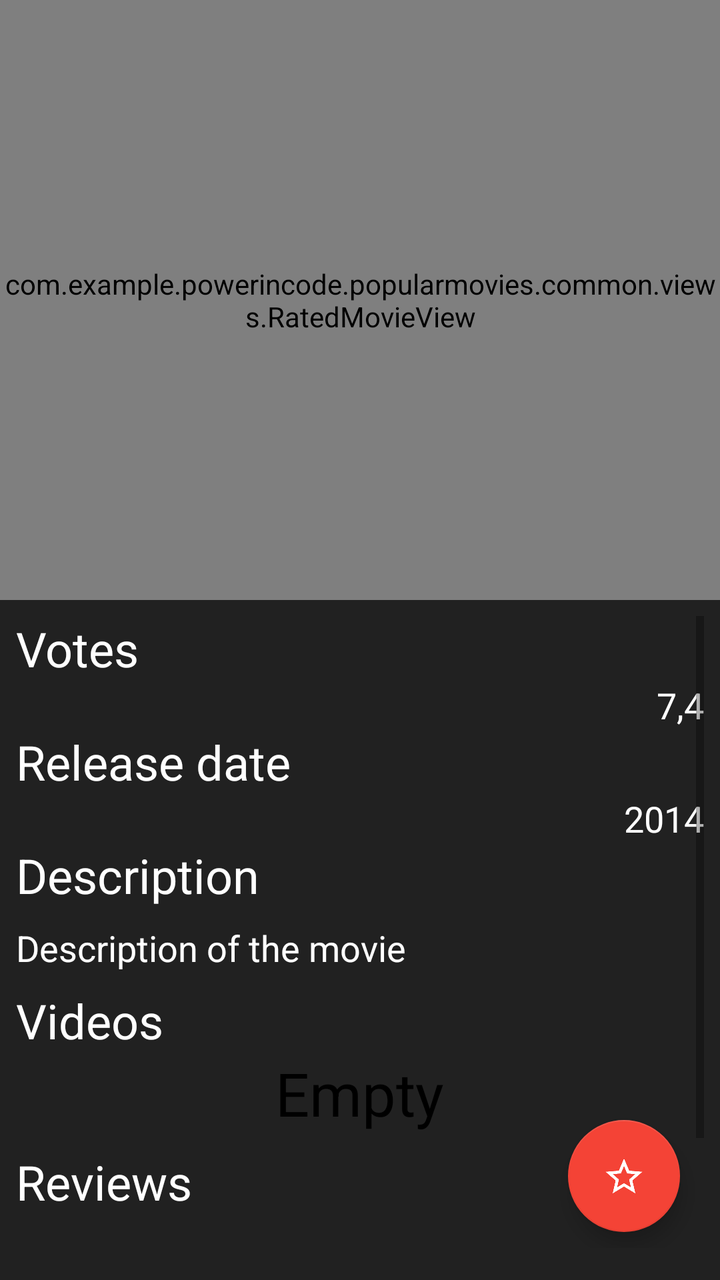
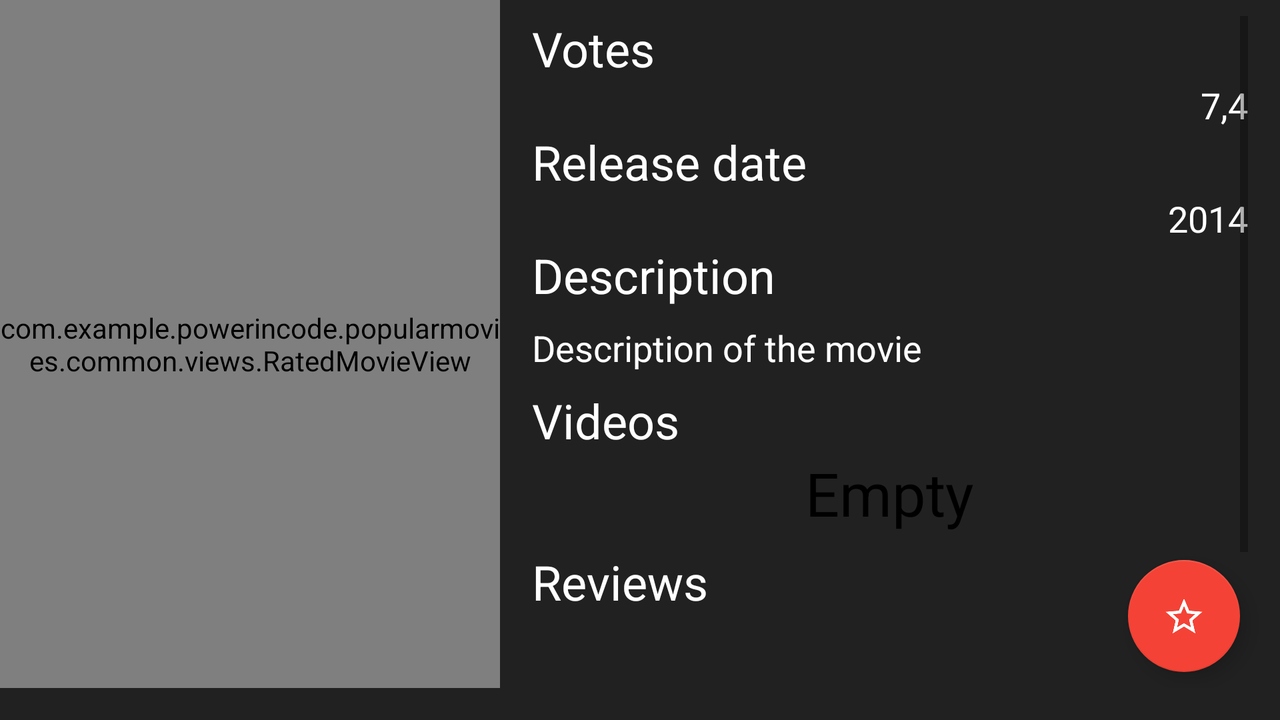

An Android layout and its configuration variant, each rendered on a device that would load it. The default file and the variant file are quoted in full after the pictures.
<!-- AndroidManifest.xml: application theme AppTheme -->
<!-- res/layout/activity_movie_detail.xml -->
<?xml version="1.0" encoding="utf-8"?>
<android.support.constraint.ConstraintLayout xmlns:android="http://schemas.android.com/apk/res/android"
    xmlns:app="http://schemas.android.com/apk/res-auto"
    xmlns:tools="http://schemas.android.com/tools"
    android:layout_width="match_parent"
    android:layout_height="match_parent"
    android:orientation="vertical"
    android:paddingBottom="16dp"
    tools:context="com.example.powerincode.popularmovies.screens.movie_detail.MovieDetailActivity">

    <view
        android:id="@+id/pv_selected_movie"
        class="com.example.powerincode.popularmovies.common.views.RatedMovieView"
        android:layout_width="match_parent"
        android:layout_height="@dimen/movie_poster_big_height"
        android:background="@color/colorTransparent"
        app:layout_constraintEnd_toEndOf="parent"
        app:layout_constraintStart_toStartOf="parent"
        app:layout_constraintTop_toTopOf="parent" />

    <ScrollView
        android:layout_width="0dp"
        android:layout_height="0dp"
        android:layout_below="@id/pv_selected_movie"
        android:layout_marginBottom="16dp"
        android:layout_marginTop="8dp"
        android:paddingEnd="8dp"
        android:paddingStart="8dp"
        app:layout_constraintBottom_toBottomOf="parent"
        app:layout_constraintEnd_toEndOf="parent"
        app:layout_constraintStart_toStartOf="parent"
        app:layout_constraintTop_toBottomOf="@+id/pv_selected_movie">

        <LinearLayout
            android:layout_width="match_parent"
            android:layout_height="wrap_content"
            android:orientation="vertical">
            <TextView
                android:layout_width="wrap_content"
                android:layout_height="wrap_content"
                android:layout_weight="1"
                android:text="@string/item_trailers_votes_label"
                android:textColor="@color/primary_text"
                android:textSize="24sp" />

            <TextView
                android:id="@+id/tv_movie_vote"
                android:layout_width="wrap_content"
                android:layout_height="wrap_content"
                android:textAlignment="textEnd"
                android:textColor="@color/primary_text"
                android:textSize="18sp"
                tools:text="7,4"
                android:layout_gravity="end"
                android:layout_weight="1"/>

            <TextView
                android:layout_width="wrap_content"
                android:layout_height="wrap_content"
                android:layout_weight="1"
                android:text="@string/item_trailers_release_date_label"
                android:textColor="@color/primary_text"
                android:textSize="24sp" />

            <TextView
                android:id="@+id/tv_movie_release_date"
                android:layout_width="wrap_content"
                android:layout_height="wrap_content"
                android:textAlignment="textEnd"
                android:textColor="@color/primary_text"
                android:textSize="18sp"
                android:layout_gravity="end"
                tools:text="2014"
                android:layout_weight="1"/>

            <TextView
                android:layout_width="match_parent"
                android:layout_height="wrap_content"
                android:text="@string/item_trailers_description_label"
                android:textColor="@color/primary_text"
                android:textSize="24sp" />

            <TextView
                android:id="@+id/tv_movie_description"
                android:layout_width="match_parent"
                android:layout_height="wrap_content"
                android:layout_marginTop="8dp"
                android:maxLines="10"
                android:textColor="@color/primary_text"
                android:textSize="18sp"
                app:layout_constraintEnd_toEndOf="parent"
                app:layout_constraintHorizontal_bias="0.0"
                app:layout_constraintStart_toStartOf="parent"
                app:layout_constraintTop_toBottomOf="@+id/pv_selected_movie"
                tools:text="Description of the movie" />

            <TextView
                android:layout_width="match_parent"
                android:layout_height="wrap_content"
                android:layout_marginTop="8dp"
                android:text="@string/item_trailers_videos_label"
                android:textColor="@color/primary_text"
                android:textSize="24sp" />

            <FrameLayout
                android:layout_width="match_parent"
                android:layout_height="wrap_content">

                <TextView
                    android:id="@+id/tv_trailers_empty"
                    android:layout_width="wrap_content"
                    android:layout_height="wrap_content"
                    android:layout_gravity="center"
                    android:text="@string/item_trailers_empty_label"
                    android:textColor="@color/colorPrimaryDark"
                    android:textSize="30sp" />

                <android.support.v7.widget.RecyclerView
                    android:id="@+id/rv_trailers"
                    android:layout_width="wrap_content"
                    android:layout_height="wrap_content"
                    android:layout_gravity="center"
                    android:layout_marginTop="8dp" />
            </FrameLayout>

            <TextView
                android:layout_width="match_parent"
                android:layout_height="wrap_content"
                android:layout_marginTop="8dp"
                android:text="@string/item_trailers_reviews_label"
                android:textColor="@color/primary_text"
                android:textSize="24sp" />

            <FrameLayout
                android:layout_width="match_parent"
                android:layout_height="wrap_content">

                <TextView
                    android:id="@+id/tv_reviews_empty"
                    android:layout_width="wrap_content"
                    android:layout_height="wrap_content"
                    android:layout_gravity="center"
                    android:text="@string/item_trailers_empty_label"
                    android:textColor="@color/colorPrimaryDark"
                    android:textSize="30sp" />

                <android.support.v7.widget.RecyclerView
                    android:id="@+id/rv_movie_reviews"
                    android:layout_width="match_parent"
                    android:layout_height="wrap_content"
                    android:layout_marginBottom="8dp"
                    android:layout_marginTop="8dp"
                    android:background="@color/colorTransparent"
                    android:paddingBottom="30dp" />
            </FrameLayout>
        </LinearLayout>

    </ScrollView>

    <android.support.design.widget.FloatingActionButton
        android:id="@+id/fb_movie_favorite"
        android:layout_width="wrap_content"
        android:layout_height="wrap_content"
        android:layout_marginBottom="8dp"
        android:layout_marginEnd="20dp"
        android:clickable="true"
        app:layout_constraintBottom_toBottomOf="parent"
        app:layout_constraintEnd_toEndOf="parent"
        android:onClick="addToFavorite"
        app:srcCompat="@drawable/ic_star"
        android:focusable="true" />
</android.support.constraint.ConstraintLayout>
<!-- resources referenced by this layout -->
<resources>
  <color name="colorPrimaryDark">#000000</color>
  <color name="colorTransparent">@android:color/transparent</color>
  <color name="primary_text">#ffffff</color>
  <dimen name="movie_poster_big_height">300dp</dimen>
  <!-- drawable ic_star: png bitmap (drawable, 1540 bytes) -->
  <string name="item_trailers_description_label">Description</string>
  <string name="item_trailers_empty_label">Empty</string>
  <string name="item_trailers_release_date_label">Release date</string>
  <string name="item_trailers_reviews_label">Reviews</string>
  <string name="item_trailers_videos_label">Videos</string>
  <string name="item_trailers_votes_label">Votes</string>
  <style name="AppTheme" parent="Theme.AppCompat.Light.DarkActionBar">
          
          <item name="colorPrimary">@color/colorPrimary</item>
          <item name="colorPrimaryDark">@color/colorPrimaryDark</item>
          <item name="colorAccent">@color/colorAccent</item>
          <item name="android:colorBackground">@color/colorPrimary</item>
          <item name="android:windowContentOverlay">@null</item>
  
      </style>
  <color name="colorPrimary">#212121</color>
  <color name="colorAccent">#f44336</color>
</resources>
<!-- res/layout-land/activity_movie_detail.xml (the repository's variant of the layout above) -->
<!-- drawn on the phone turned sideways -->
<?xml version="1.0" encoding="utf-8"?>
<android.support.constraint.ConstraintLayout xmlns:android="http://schemas.android.com/apk/res/android"
    xmlns:app="http://schemas.android.com/apk/res-auto"
    xmlns:tools="http://schemas.android.com/tools"
    android:layout_width="match_parent"
    android:layout_height="match_parent"
    android:orientation="vertical"
    android:paddingBottom="16dp"
    tools:context="com.example.powerincode.popularmovies.screens.movie_detail.MovieDetailActivity">

    <view
        android:id="@+id/pv_selected_movie"
        class="com.example.powerincode.popularmovies.common.views.RatedMovieView"
        android:layout_width="250dp"
        android:layout_height="0dp"
        android:background="@color/colorTransparent"
        app:layout_constraintBottom_toBottomOf="parent"
        app:layout_constraintStart_toStartOf="parent"
        app:layout_constraintTop_toTopOf="parent" />

    <ScrollView
        android:layout_width="0dp"
        android:layout_height="0dp"
        android:layout_below="@id/pv_selected_movie"
        android:layout_marginBottom="32dp"
        android:layout_marginEnd="8dp"
        android:layout_marginStart="8dp"
        android:layout_marginTop="8dp"
        android:paddingEnd="8dp"
        android:paddingStart="8dp"
        app:layout_constraintBottom_toBottomOf="parent"
        app:layout_constraintEnd_toEndOf="parent"
        app:layout_constraintStart_toEndOf="@+id/pv_selected_movie"
        app:layout_constraintTop_toTopOf="parent">

        <LinearLayout
            android:layout_width="match_parent"
            android:layout_height="wrap_content"
            android:orientation="vertical">
            <TextView
                android:layout_width="wrap_content"
                android:layout_height="wrap_content"
                android:layout_weight="1"
                android:text="@string/item_trailers_votes_label"
                android:textColor="@color/primary_text"
                android:textSize="24sp" />

            <TextView
                android:id="@+id/tv_movie_vote"
                android:layout_width="wrap_content"
                android:layout_height="wrap_content"
                android:textAlignment="textEnd"
                android:textColor="@color/primary_text"
                android:textSize="18sp"
                tools:text="7,4"
                android:layout_gravity="end"
                android:layout_weight="1"/>

            <TextView
                android:layout_width="wrap_content"
                android:layout_height="wrap_content"
                android:layout_weight="1"
                android:text="@string/item_trailers_release_date_label"
                android:textColor="@color/primary_text"
                android:textSize="24sp" />

            <TextView
                android:id="@+id/tv_movie_release_date"
                android:layout_width="wrap_content"
                android:layout_height="wrap_content"
                android:textAlignment="textEnd"
                android:textColor="@color/primary_text"
                android:textSize="18sp"
                android:layout_gravity="end"
                tools:text="2014"
                android:layout_weight="1"/>

            <TextView
                android:layout_width="match_parent"
                android:layout_height="wrap_content"
                android:text="@string/item_trailers_description_label"
                android:textColor="@color/primary_text"
                android:textSize="24sp" />

            <TextView
                android:id="@+id/tv_movie_description"
                android:layout_width="match_parent"
                android:layout_height="wrap_content"
                android:layout_marginTop="8dp"
                android:maxLines="10"
                android:textColor="@color/primary_text"
                android:textSize="18sp"
                app:layout_constraintEnd_toEndOf="parent"
                app:layout_constraintHorizontal_bias="0.0"
                app:layout_constraintStart_toStartOf="parent"
                app:layout_constraintTop_toBottomOf="@+id/pv_selected_movie"
                tools:text="Description of the movie" />

            <TextView
                android:layout_width="match_parent"
                android:layout_height="wrap_content"
                android:layout_marginTop="8dp"
                android:text="@string/item_trailers_videos_label"
                android:textColor="@color/primary_text"
                android:textSize="24sp" />

            <FrameLayout
                android:layout_width="match_parent"
                android:layout_height="wrap_content">

                <TextView
                    android:id="@+id/tv_trailers_empty"
                    android:layout_width="wrap_content"
                    android:layout_height="wrap_content"
                    android:layout_gravity="center"
                    android:text="@string/item_trailers_empty_label"
                    android:textColor="@color/colorPrimaryDark"
                    android:textSize="30sp" />

                <android.support.v7.widget.RecyclerView
                    android:id="@+id/rv_trailers"
                    android:layout_width="wrap_content"
                    android:layout_height="wrap_content"
                    android:layout_gravity="center"
                    android:layout_marginTop="8dp" />
            </FrameLayout>

            <TextView
                android:layout_width="match_parent"
                android:layout_height="wrap_content"
                android:layout_marginTop="8dp"
                android:text="@string/item_trailers_reviews_label"
                android:textColor="@color/primary_text"
                android:textSize="24sp" />

            <FrameLayout
                android:layout_width="match_parent"
                android:layout_height="wrap_content">

                <TextView
                    android:id="@+id/tv_reviews_empty"
                    android:layout_width="wrap_content"
                    android:layout_height="wrap_content"
                    android:layout_gravity="center"
                    android:text="@string/item_trailers_empty_label"
                    android:textColor="@color/colorPrimaryDark"
                    android:textSize="30sp" />

                <android.support.v7.widget.RecyclerView
                    android:id="@+id/rv_movie_reviews"
                    android:layout_width="match_parent"
                    android:layout_height="wrap_content"
                    android:layout_marginBottom="8dp"
                    android:layout_marginTop="8dp"
                    android:background="@color/colorTransparent"
                    android:paddingBottom="30dp" />
            </FrameLayout>
        </LinearLayout>

    </ScrollView>

    <android.support.design.widget.FloatingActionButton
        android:id="@+id/fb_movie_favorite"
        android:layout_width="wrap_content"
        android:layout_height="wrap_content"
        android:layout_marginBottom="8dp"
        android:layout_marginEnd="20dp"
        android:clickable="true"
        android:onClick="addToFavorite"
        app:layout_constraintBottom_toBottomOf="parent"
        app:layout_constraintEnd_toEndOf="parent"
        app:srcCompat="@drawable/ic_star"
        android:focusable="true" />

</android.support.constraint.ConstraintLayout>
<!-- resources referenced by the variant -->
<!-- as the phone turned sideways resolves them -->
<resources>
  <color name="colorPrimaryDark">#000000</color>
  <color name="colorTransparent">@android:color/transparent</color>
  <color name="primary_text">#ffffff</color>
  <!-- drawable ic_star: png bitmap (drawable, 1540 bytes) -->
  <string name="item_trailers_description_label">Description</string>
  <string name="item_trailers_empty_label">Empty</string>
  <string name="item_trailers_release_date_label">Release date</string>
  <string name="item_trailers_reviews_label">Reviews</string>
  <string name="item_trailers_videos_label">Videos</string>
  <string name="item_trailers_votes_label">Votes</string>
  <style name="AppTheme" parent="Theme.AppCompat.Light.DarkActionBar">
          
          <item name="colorPrimary">@color/colorPrimary</item>
          <item name="colorPrimaryDark">@color/colorPrimaryDark</item>
          <item name="colorAccent">@color/colorAccent</item>
          <item name="android:colorBackground">@color/colorPrimary</item>
          <item name="android:windowContentOverlay">@null</item>
  
      </style>
  <color name="colorPrimary">#212121</color>
  <color name="colorAccent">#f44336</color>
</resources>
